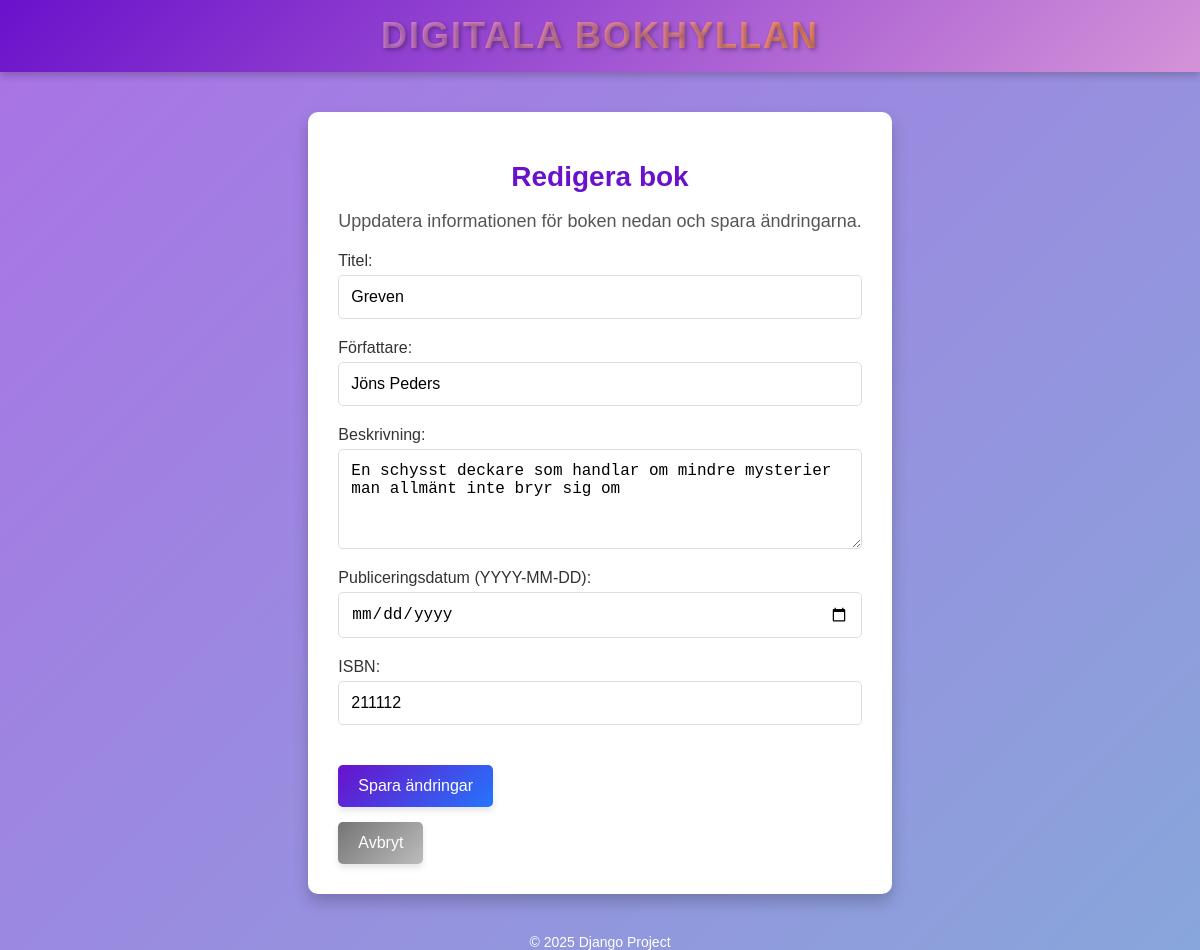
Page /books/edit/3/ on the committed database.
### books/models.py (models this page shows, shortened)
class Book(models.Model):
    title = models.CharField(max_length=200)
    author = models.CharField(max_length=100)
    description = models.TextField(blank=True, null=True)
    published_date = models.DateField()
    isbn = models.CharField(max_length=13, unique=True)
    created_at = models.DateTimeField(auto_now_add=True)
    updated_at = models.DateTimeField(auto_now=True)

### books/views.py (the view, shortened to what this page needs)
# urls.py: path('books/edit/<int:pk>/', edit_book, name='edit-book'),  # Redigera en bok
def edit_book(request, pk):
    book = get_object_or_404(Book, pk=pk)  # Hämta boken eller visa 404
    return render(request, 'books/edit_book.html', {'book': book})

### books/templates/books/edit_book.html (shortened to what this page needs)
{% extends 'books/base.html' %}
{% block content %}
<div class="edit-book-container">
    <h1 class="main-title">Redigera bok</h1>
    <p class="description">Uppdatera informationen för boken nedan och spara ändringarna.</p>
    <form method="post" class="book-form">
        <div class="form-group">
            <label for="title">Titel:</label>
            <input type="text" name="title" id="title" value="{{ book.title }}" placeholder="Ange bokens titel" required>
        </div>
        <div class="form-group">
            <label for="author">Författare:</label>
            <input type="text" name="author" id="author" value="{{ book.author }}" placeholder="Ange författarens namn" required>
        </div>
        <div class="form-group">
            <label for="description">Beskrivning:</label>
            <textarea name="description" id="description" placeholder="Ange en kort beskrivning av boken">{{ book.description }}</textarea>
        </div>
        <div class="form-group">
            <label for="published_date">Publiceringsdatum (YYYY-MM-DD):</label>
            <input type="date" name="published_date" id="published_date" value="{{ book.published_date }}" required>
        </div>
        <div class="form-group">
            <label for="isbn">ISBN:</label>
            <input type="text" name="isbn" id="isbn" value="{{ book.isbn }}" placeholder="Ange ISBN-nummer" required>
        </div>
        <div class="button-group">
            <button type="submit" class="btn save-btn">Spara ändringar</button>
            <a href="{% url 'book-detail' pk=book.pk %}" class="btn cancel-btn">Avbryt</a>
        </div>
    </form>
</div>
{% endblock %}

### books/static/books/styles.css (style rules this page uses)
body { font-family: Arial, sans-serif; background: linear-gradient(135deg, #aa72e5, #88a6da); color: #333; margin: 0; display: flex; flex-direction: column; min-height: 100vh; }
.main-title { color: #6a11cb; font-size: 32px; text-align: center; margin-bottom: 15px; }
.description { font-size: 18px; text-align: center; color: #555; margin-bottom: 20px; }
.btn { display: inline-block; padding: 10px 20px; font-size: 16px; text-align: center; text-decoration: none; color: white; background: linear-gradient(135deg, #6a11cb, #2575fc); border-radius: 5px; cursor: pointer; transition: background 0.3s ease; }
.btn { display: inline-block; padding: 10px 15px; font-size: 14px; text-align: center; text-decoration: none; color: white; background: linear-gradient(135deg, #6a11cb, #2575fc); border-radius: 5px; cursor: pointer; transition: background 0.3s ease; border: none; }
.main-title { color: #6a11cb; font-size: 28px; text-align: center; margin-bottom: 15px; }
.book-form { display: flex; flex-direction: column; gap: 20px; }
.form-group { display: flex; flex-direction: column; }
.form-group label { font-size: 16px; margin-bottom: 5px; color: #333; }
.form-group input[type="text"], .form-group input[type="date"], .form-group textarea { width: 100%; padding: 12px; font-size: 16px; border: 1px solid #ddd; border-radius: 5px; box-sizing: border-box; transition: border-color 0.3s; }
.form-group textarea { height: 100px; resize: vertical; }
.btn { display: inline-block; padding: 12px 20px; font-size: 16px; color: #fff; text-align: center; text-decoration: none; border-radius: 5px; cursor: pointer; transition: background 0.3s ease, box-shadow 0.3s ease; box-shadow: 0 4px 6px rgba(0, 0, 0, 0.1); }
.edit-book-container { max-width: 600px; margin: 40px auto; padding: 30px; background: #ffffff; border-radius: 10px; box-shadow: 0 8px 15px rgba(0, 0, 0, 0.2); }
.main-title { font-size: 28px; color: #6a11cb; text-align: center; margin-bottom: 15px; }
.description { font-size: 18px; color: #555; text-align: center; margin-bottom: 20px; }
.form-group input, .form-group textarea { width: 100%; padding: 12px; font-size: 16px; border: 1px solid #ddd; border-radius: 5px; box-sizing: border-box; transition: border-color 0.3s ease, box-shadow 0.3s ease; }
.button-group { display: flex; justify-content: space-between; gap: 10px; }
.save-btn { background: linear-gradient(135deg, #6a11cb, #2575fc); }
.cancel-btn { background: linear-gradient(135deg, #757575, #bcbcbc); color: #fff; }
.button-group { display: flex; flex-direction: column; gap: 15px; margin-top: 20px; align-items: flex-start; }

### rows in the picture
Book: title "Greven", author "Jöns Peders", description "En schysst deckare som handlar om mindre mysterier man allmänt inte bryr sig om", isbn "211112"
